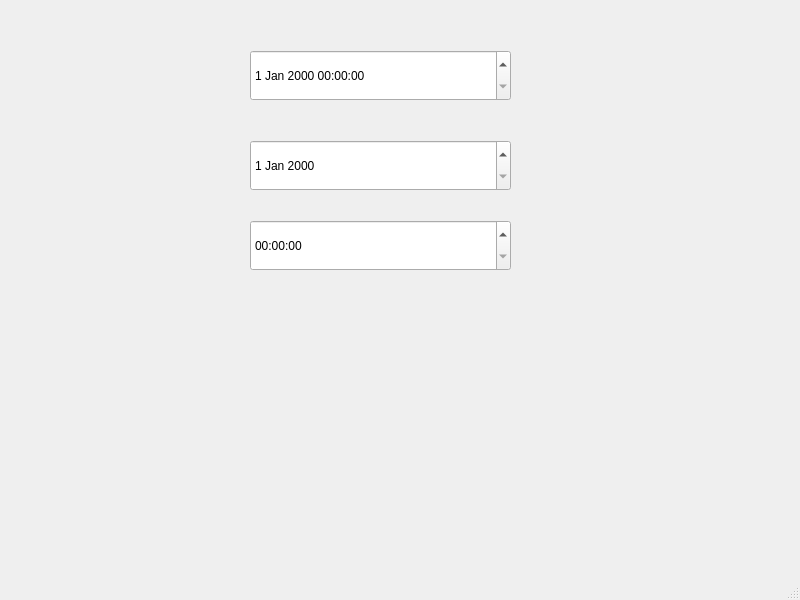
<?xml version="1.0" encoding="UTF-8"?>
<ui version="4.0">
 <class>MainWindow</class>
 <widget class="QMainWindow" name="MainWindow">
  <property name="geometry">
   <rect>
    <x>0</x>
    <y>0</y>
    <width>800</width>
    <height>600</height>
   </rect>
  </property>
  <property name="windowTitle">
   <string>MainWindow</string>
  </property>
  <widget class="QWidget" name="centralwidget">
   <widget class="QDateTimeEdit" name="dateTimeEdit">
    <property name="geometry">
     <rect>
      <x>250</x>
      <y>50</y>
      <width>261</width>
      <height>51</height>
     </rect>
    </property>
   </widget>
   <widget class="QDateEdit" name="dateEdit">
    <property name="geometry">
     <rect>
      <x>250</x>
      <y>140</y>
      <width>261</width>
      <height>51</height>
     </rect>
    </property>
   </widget>
   <widget class="QTimeEdit" name="timeEdit">
    <property name="geometry">
     <rect>
      <x>250</x>
      <y>220</y>
      <width>261</width>
      <height>51</height>
     </rect>
    </property>
   </widget>
  </widget>
  <widget class="QMenuBar" name="menubar">
   <property name="geometry">
    <rect>
     <x>0</x>
     <y>0</y>
     <width>800</width>
     <height>26</height>
    </rect>
   </property>
  </widget>
  <widget class="QStatusBar" name="statusbar"/>
 </widget>
 <resources/>
 <connections/>
</ui>
